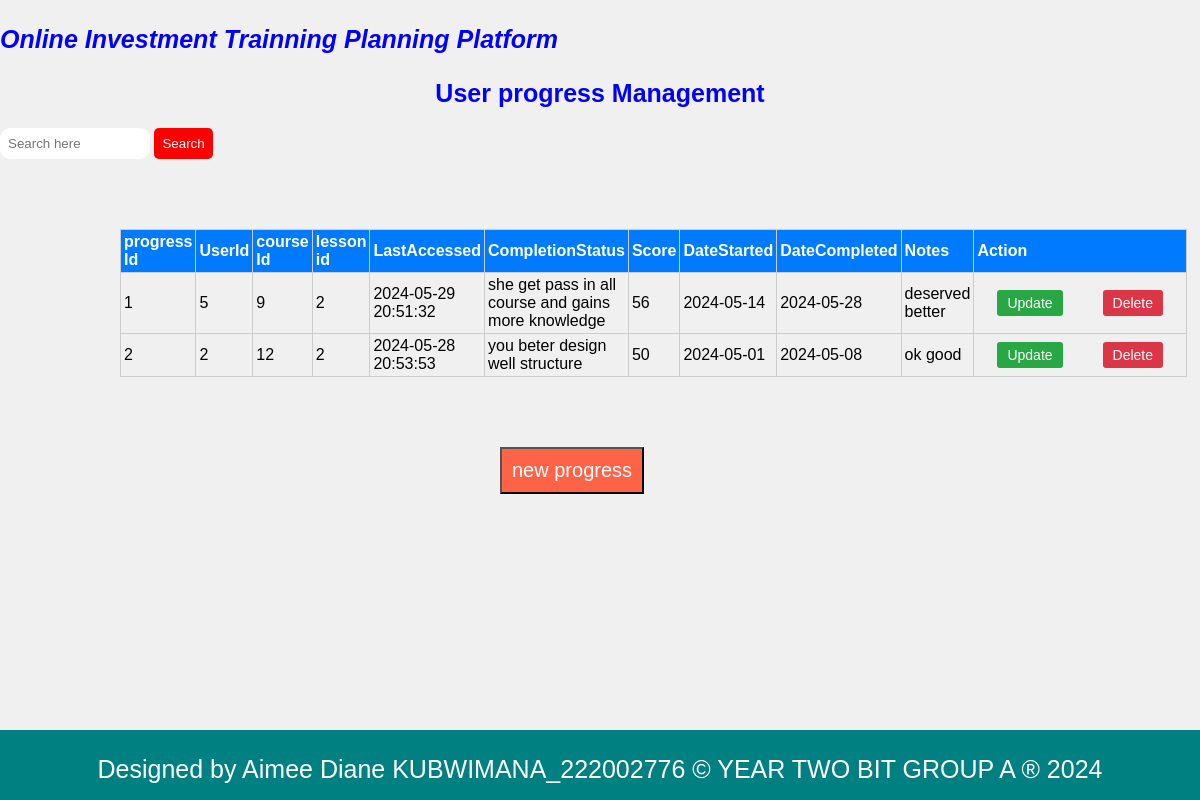
The app's page /progress_table.php with its own data.
### tables this page shows
CREATE TABLE `userprogresses` (
  `ProgressID` int(11) NOT NULL,
  `UserID` int(11) NOT NULL,
  `CourseID` int(11) NOT NULL,
  `LessonID` int(11) DEFAULT NULL,
  `LastAccessed` timestamp NOT NULL DEFAULT current_timestamp() ON UPDATE current_timestamp(),
  `CompletionStatus` varchar(100) DEFAULT NULL,
  `Score` int(11) DEFAULT NULL,
  `DateStarted` date DEFAULT NULL,
  `DateCompleted` date DEFAULT NULL,
  `Notes` text DEFAULT NULL
);

### progress_table.php (the view, shortened to what this page needs)
<!DOCTYPE html>
<html lang="en">
<head>
</head>
<body>
<p style="font-weight: bold;font-size: 25px;align-items: center;color: blue;"><i>Online Investment Trainning Planning Platform</i></p>
<h2 class="heading">User progress Management</h2>
<div class="search-bar">
            <form action="search.php" method="GET">
                <input type="search" name="query" placeholder="Search here" />
                <button type="submit">Search</button>
            </form></div>
<div class="container">
    <table>
        <thead>
            <tr>
             <th>progress Id</th>
                <th>UserId</th>
                 <th>course Id</th>
                  <th>lesson id</th>
                <th>LastAccessed </th>
                <th>CompletionStatus</th>
                <th>Score </th>
                <th>DateStarted</th>
                <th>DateCompleted</th>
                <th>Notes</th>
                <th colspan="2">Action</th>
            </tr>
        </thead>
        <tbody>
            <?php
            include('db_connection.php');
            $sql = "SELECT * FROM userprogresses";
            $result = $conn->query($sql);
            if ($result->num_rows > 0) {
                while($row = $result->fetch_assoc()) {
                    echo "<tr>";
                    echo "<td>".$row["ProgressID"]."</td>";
                    echo "<td>".$row["UserID"]."</td>";
                    echo "<td>".$row["CourseID"]."</td>";
                    echo "<td>".$row["LessonID"]."</td>";
                    echo "<td>".$row["LastAccessed"]."</td>";
                    echo "<td>".$row["CompletionStatus"]."</td>";
                    echo "<td>".$row["Score"]."</td>";
                    echo "<td>".$row["DateStarted"]."</td>";
                    echo "<td>".$row["DateCompleted"]."</td>";
                    echo "<td>".$row["Notes"]."</td>";
                    echo "<td>";
             echo "<a href='update_progress.php?ProgressID=".$row["ProgressID"]."' class='btn btn-update'>Update</a>";
                echo "<a href='delete_progress.php?ProgressID=".$row["ProgressID"]."' class='btn btn-delete'>Delete</a>";
                    echo "</td>";
                    echo "</tr>";
                }
            } else {
                echo "<tr><td colspan='11'>No records found</td></tr>";
            }
            ?>
        </tbody>
    </table>
</div>
 <button style="background-color: tomato;padding: 10px;margin-left: 500px;" ><a href="progress.php" style="text-decoration: none;color: white; font-size: 20px;">new progress</a></button>
<footer>
    <p style="text-align: center;">Designed by Aimee Diane KUBWIMANA_222002776 &copy; YEAR TWO BIT GROUP A &reg; 2024</p>
</footer>
</body>
</html>

### progress_table.php (style rules this page uses)
body { font-family: Arial, sans-serif; background-color: #f0f0f0; margin: 0; padding: 0; }
.container { width: 80%; margin: 50px auto; padding: 20px; }
.heading { text-align: center; font-weight: bold; font-size: 25px; color: blue; margin-bottom: 20px; }
table { width: 100%; border-collapse: collapse; }
th, td { border: 1px solid #ccc; padding: 3px; text-align: left; }
th { background-color: #007bff; color: white; }
.btn { padding: 5px 10px; font-size: 14px; background-color: #007bff; color: white; border: none; border-radius: 3px; cursor: pointer; text-decoration: none; margin: 20px; }
.btn-delete { background-color: #dc3545; }
.btn-update { background-color: #28a745; }
footer { background-color:teal; text-align: center; width: 100%; height: 70px; color: white; font-size: 25px; position: fixed; bottom: 0; left: 0; }
.search-bar input[type="search"] { width: 150px; padding: 8px; border-radius: 10px; border: none; }
.search-bar button[type="submit"] { background-color: red; color: white; padding: 8px; border: none; border-radius: 5px; cursor: pointer; }

### records on screen
userprogresses: ProgressID "1", UserID "5", CourseID "9", LessonID "2", LastAccessed "2024-05-29 20:51:32", CompletionStatus "she get pass in all course and gains more knowledge", Score "56", DateStarted "2024-05-14", DateCompleted "2024-05-28", Notes "deserved better"
userprogresses: ProgressID "2", UserID "2", CourseID "12", LessonID "2", LastAccessed "2024-05-28 20:53:53", CompletionStatus "you beter design well structure", Score "50", DateStarted "2024-05-01", DateCompleted "2024-05-08", Notes "ok good"
